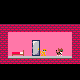

Rendered tile map (Tiled .tmx) drawn with the repository's tilesets; below, a short description and the map source with its tile grids summarised:
An orthogonal 10x10 tile map with 8x8 px tiles, 3 tile layers (Background, Tiles, GameObjects), 2 tilesets and 1 object (Door).

<map version="1.10" tiledversion="1.11.0" orientation="orthogonal" renderorder="right-down" width="10" height="10" tilewidth="8" tileheight="8" infinite="0" nextlayerid="5" nextobjectid="3">
 <properties>
  <property name="LevelNumber" value="1" />
 </properties>
 <tileset firstgid="1" source="Textures.tsx" />
 <tileset firstgid="577" source="Textures2.tsx" />
 <layer id="2" name="Background" width="10" height="10">
  <data>[100 cells, 85 non-empty, 5 distinct tile ids]</data>
 </layer>
 <layer id="1" name="Tiles" width="10" height="10">
  <data>[100 cells, 69 non-empty, 7 distinct tile ids]</data>
 </layer>
 <layer id="3" name="GameObjects" width="10" height="10">
  <data>[100 cells, 2 non-empty, 2 distinct tile ids]</data>
 </layer>
 <objectgroup id="4" name="Objects">
  <object id="1" name="Door" x="28.6364" y="36.4545" width="16.7273" height="22.6364">
   <properties>
    <property name="GoToDoor" value="DaisyHouseDoor" />
    <property name="GoToMap" value="World1" />
   </properties>
  </object>
 </objectgroup>
</map>
